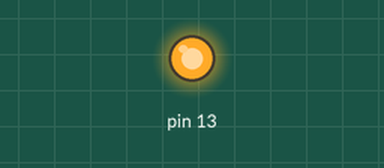
The sketch below on a simulated Arduino Mega 2560, built with avr-gcc and run on an emulated ATmega2560. Shown: output pins drawn as LEDs (lit = HIGH).

Above: at 1.0 s.
At 3.2 s:
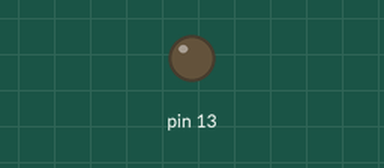
Timing chart, 0 to 5.7 s (numbered marks = the images above):
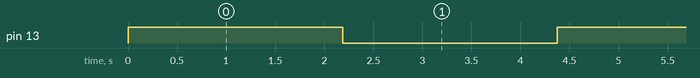

Measured:
- by itself, pin 13: alternates HIGH for 2.2 s and LOW for 2.2 s

The sketch:

Question41.ino
```cpp
/*
 * Bryce Monaco
 * CPE 301
 * Lab 05 - Question 4 (Book 4.1)
 */

void MyDelay (unsigned long mSecondsApx);

void setup ()
{
  unsigned char* portDDRB;
  portDDRB = (unsigned char*) 0x24;

  *portDDRB |= 0x80; //Changed from 0x20 since the Mega has the LED at bit 7

}

void loop ()
{
  unsigned char* portB;

  portB = (unsigned char*) 0x25;

  *portB |= 0x80;
  MyDelay (1000); //Changed brackets from {} to (), added semicolon
  *portB &= 0x7F; //Changed from 0xDF since the LED is at bit 7, changed ':' to ';'
  MyDelay (1000); //Changed brackets from [] to (), changed ',' to ';'

}

void MyDelay (unsigned long mSecondsApx)
{
  volatile unsigned long i;
  unsigned long endTime = 1000 * mSecondsApx;

  for (i = 0; i < endTime; i++);

}
```
